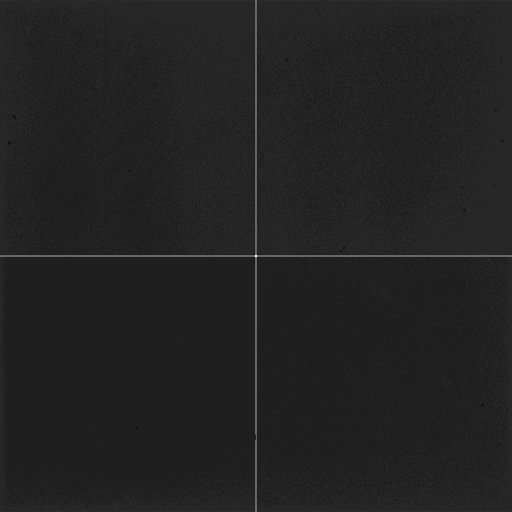
#> input picture pyfast_adt/main/adaptor/camera/timepix1/Timepix_data/Flatfield.tiff, 512 x 512 px, found by its file name; the run also reads 1 picture not shown here
$ python test_flatfield_cross_correction.py
#> lines starting #> are read from the running program, lines starting #| are printed output that depends on the picture; after the words box and inside, x2 and y2 are one past the last pixel; in counts of white or black regions, pixels touching at a corner belong together; pictures that were not available may be replaced by others from this repository, and a replacement may not be noted
import cv2
import numpy as np

def remove_deadpixels(img, deadpixels, d=1):
    """Remove dead pixels from the images by replacing them with the average of
    neighbouring pixels."""
    d = 1
    for (i, j) in deadpixels:
        neighbours = img[i - d:i + d + 1, j - d:j + d + 1].flatten()
        img[i, j] = np.mean(neighbours)
    return img

def apply_flatfield_correction(image, flatfield):
    # Ensure both images have the same size
    if image.shape[:2] != flatfield.shape[:2]:
        raise ValueError("Image and flatfield should have the same size.")

    # Convert the images to float32 for accurate calculations
    image = image.astype(np.float32)
    flatfield = flatfield.astype(np.float32)

    # Apply flatfield correction
    corrected_image = np.divide(image, flatfield)
    corrected_image *= np.mean(flatfield)
    # Clip the values above the maximum range (65535) and normalize
    corrected_image = np.round(corrected_image).astype(np.uint16)

    return corrected_image

def correctCross(raw, factor=1):
    out = np.empty((516, 516), dtype=raw.dtype)
    out[0:256, 0:256] = raw[0:256, 0:256]
    out[0:256, 260:516] = raw[0:256, 256:512]
    out[260:516, 0:256] = raw[256:512, 0:256]
    out[260:516, 260:516] = raw[256:512, 256:512]

    """100000 loops, best of 3: 18 us per loop."""

    out[255:258, :] = out[255] / factor
    out[:, 255:258] = out[:, 255:256] / factor

    out[258:261, :] = out[260] / factor
    out[:, 258:261] = out[:, 260:261] / factor
    return out

# Read the image
image_path = "test_data/tracking_002.tiff"
image = cv2.imread(image_path, cv2.IMREAD_UNCHANGED)

# Read the flatfield image
flatfield_path = 'test_data/flatfield.tiff'
flatfield = cv2.imread(flatfield_path, cv2.IMREAD_UNCHANGED)
#> flatfield is the input picture: shape (512, 512) int16; min 0, max 8303, mean 1291.3
deadpixels = np.argwhere(flatfield == 0)
#> deadpixels = [[81, 295], [170, 129], [171, 129], [212, 230], [321, 321], [434, 285], [443, 383], [485, 419], [486, 434]]

# Apply flatfield correction
corrected_image = apply_flatfield_correction(image, flatfield)
corrected_image = remove_deadpixels(corrected_image, deadpixels)
#> the loop in remove_deadpixels, `for (i, j) in deadpixels:` made 9 passes
#> (i, j, neighbours) on passes 1 to 9: (81, 295, [8, 6, 4, 5, 0, 5, 5, 4, 5]), (170, 129, [9, 7, 7, 5, 0, 3, 11, 0, 4]), (171, 129, [5, 5, 3, 11, 0, 4, 13, 6, 6]), (212, 230, [40, 32, 38, 21, 0, 39, 29, 33, 36]), (321, 321, [7, 6, 6, 14, 0, 11, 18, 12, 9]), (434, 285, [9, 5, 4, 6, 0, 7, 4, 1, 4]), (443, 383, [5, 2, 3, 3, 0, 9, 3, 4, 5]), (485, 419, [2, 2, 4, 3, 0, 3, 4, 3, 3]), (486, 434, [0, 3, 5, 5, 0, 4, 3, 6, 6])
corrected_image = correctCross(corrected_image)
#> in correctCross, `out[0:256, 0:256] = raw[0:256, 0:256]`:
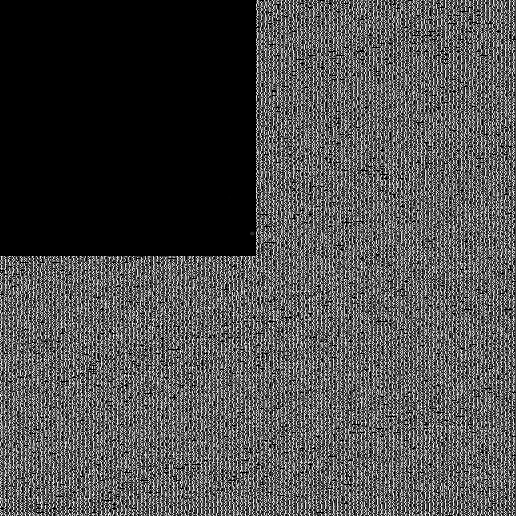
#> out: shape (516, 516) uint16; min 0, max 65514, mean 19554.5; drawn with min black and max white
#> in correctCross, `out[0:256, 260:516] = raw[0:256, 256:512]`:
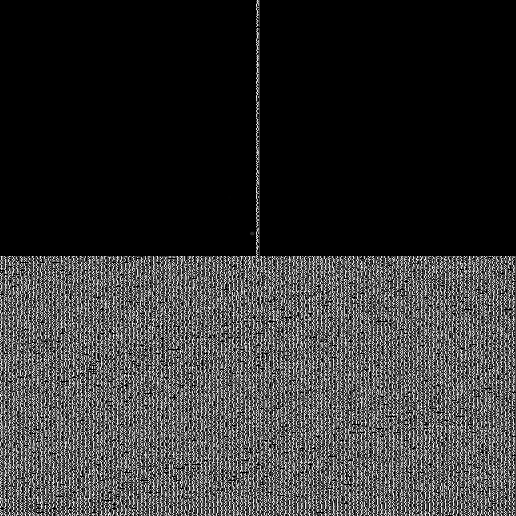
#> out: shape (516, 516) uint16; min 0, max 65514, mean 13219.5; drawn with min black and max white
#> in correctCross, `out[260:516, 0:256] = raw[256:512, 0:256]`:
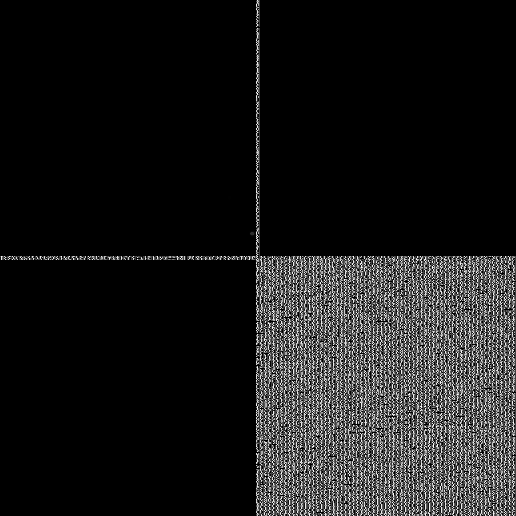
#> out: shape (516, 516) uint16; min 0, max 65514, mean 6808.1; drawn with min black and max white
#> in correctCross, `out[260:516, 260:516] = raw[256:512, 256:512]`:
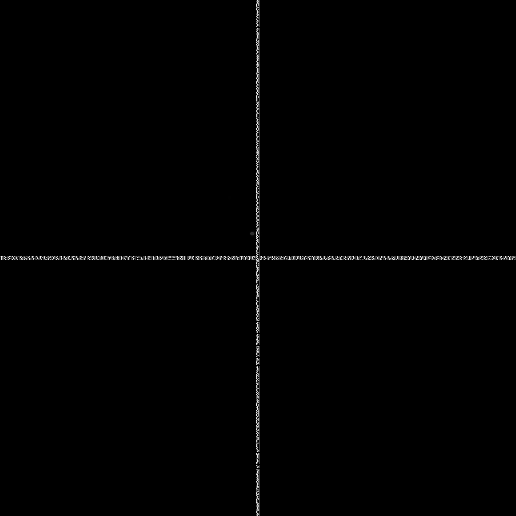
#> out: shape (516, 516) uint16; min 0, max 65155, mean 405.1; drawn with min black and max white
#> in correctCross, `out[258:261, :] = out[260] / factor`:
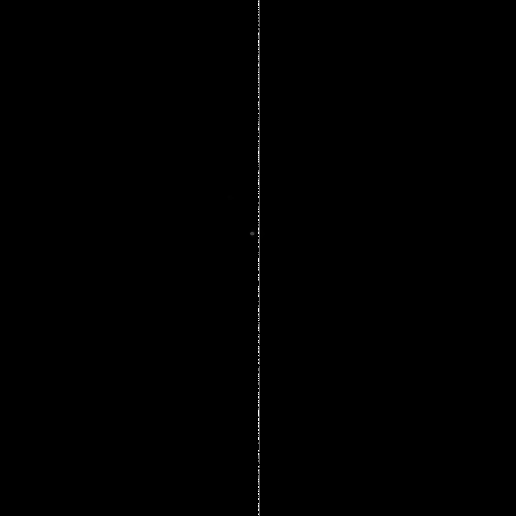
#> out: shape (516, 516) uint16; min 0, max 45557, mean 80.8; drawn with min black and max white
#> in correctCross, `out[:, 258:261] = out[:, 260:261] / factor`: out: shape (516, 516) uint16; 0.39% of pixels changed, all inside (x1, y1, x2, y2) = (258, 0, 260, 516)

cv2.imwrite("ff_corr.tiff", corrected_image)
# Display the original and corrected images
cv2.imshow('Original Image', image)
cv2.imshow('Corrected Image', corrected_image)
cv2.waitKey(0)
cv2.destroyAllWindows()
